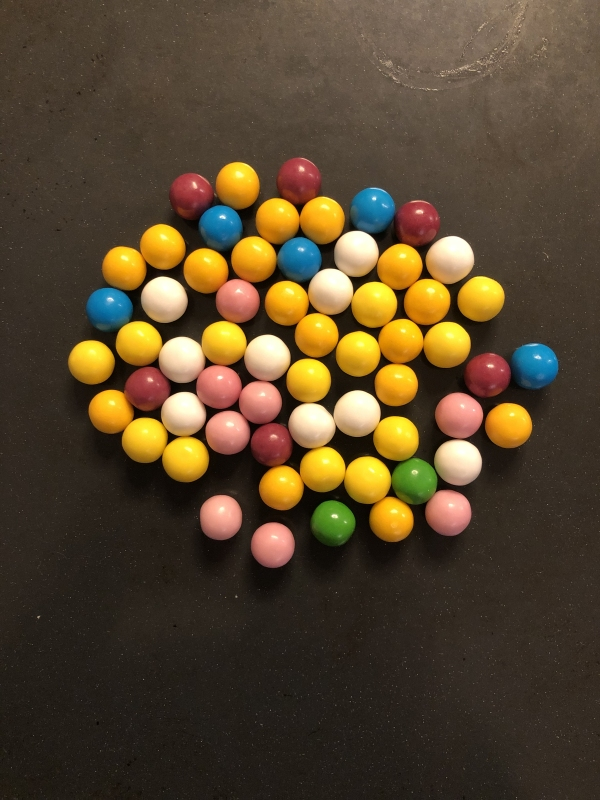
#> input picture images/chewing_gum_balls01.jpg, 600 x 800 px, found by its file name
$ python GDV_tutorial_10.py   (older library calls are emulated)
#> lines starting #> are read from the running program, lines starting #| are printed output that depends on the picture
''' This code is based on the stackoverflow answer from Fred Weinhaus: https://stackoverflow.com/a/59995542  '''
import cv2
import numpy as np

# global helper variables
window_width = 640
window_height = 480

def getFrequencies(image):
    """ Compute spectral image with a DFT
    """
    # convert image to floats and do dft saving as complex output
    dft = cv2.dft(np.float32(image), flags = cv2.DFT_COMPLEX_OUTPUT)

    # apply shift of origin from upper left corner to center of image
    dft_shift = np.fft.fftshift(dft)

    # extract magnitude and phase images
    mag, phase = cv2.cartToPolar(dft_shift[:,:,0], dft_shift[:,:,1])

    # get spectrum for viewing only
    spec = ((1/20) * np.log(mag))

    # Return the resulting image (as well as the magnitude and phase for the inverse)
    return spec, mag, phase

def createFromSpectrum(mag,phase):
    # convert magnitude and phase into cartesian real and imaginary components
    real, imag = cv2.polarToCart(mag, phase)

    # combine cartesian components into one complex image
    back = cv2.merge([real, imag])

    # shift origin from center to upper left corner
    back_ishift = np.fft.ifftshift(back)

    # do idft saving as complex output
    img_back = cv2.idft(back_ishift)

    # combine complex components into original image again
    img_back = cv2.magnitude(img_back[:,:,0], img_back[:,:,1])

    # re-normalize to 8-bits
    min, max = np.amin(img_back, (0,1)), np.amax(img_back, (0,1))
    print(min,max)
    img_back = cv2.normalize(img_back, None, alpha=0, beta=255, norm_type=cv2.NORM_MINMAX, dtype=cv2.CV_8U)
    return img_back

def main():
    """ Load an image, compute frequency domain image from it and display both or vice versa """
    image_name = 'images\chewing_gum_balls01.jpg'

    # Load the image.
    image = cv2.imread(image_name,cv2.IMREAD_GRAYSCALE)
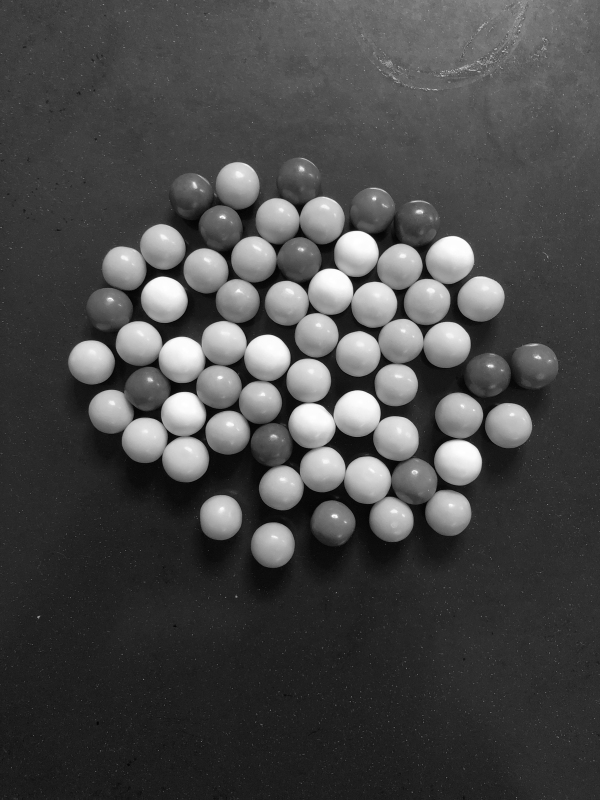
#> image: shape (800, 600); min 3, max 255, mean 71.8
    image = cv2.resize(image, (window_width,window_height))
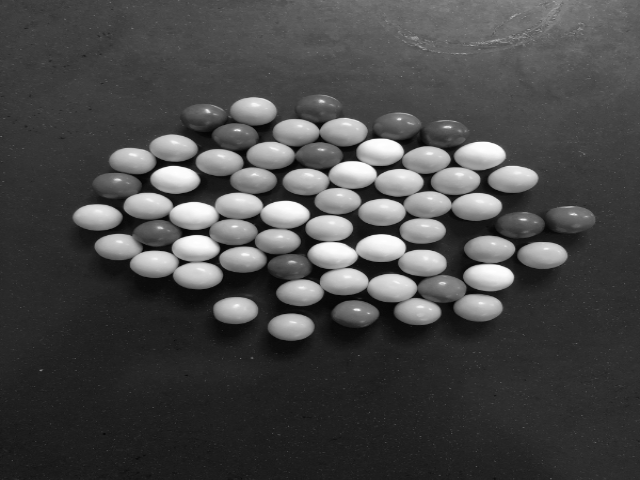
#> image: shape (480, 640); min 4, max 255, mean 71.7

    # show the original image
    title_original = 'Original image'
    cv2.namedWindow(title_original, cv2.WINDOW_NORMAL) # Note that window parameters have no effect on MacOS
    cv2.resizeWindow(title_original,window_width,window_height)
    cv2.imshow(title_original,image)

    result,mag,phase = getFrequencies(image)
#> in getFrequencies, `mag, phase = cv2.cartToPolar(dft_shift[:,:,0], dft_shift[:,:,1])`:
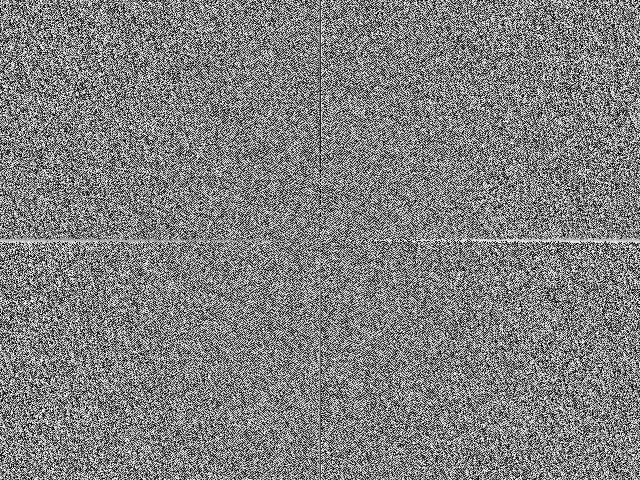
#> phase: shape (480, 640) float32; min 1.27e-06, max 6.28, mean 3.16; drawn with min black and max white
#> in getFrequencies, `spec = ((1/20) * np.log(mag))`:
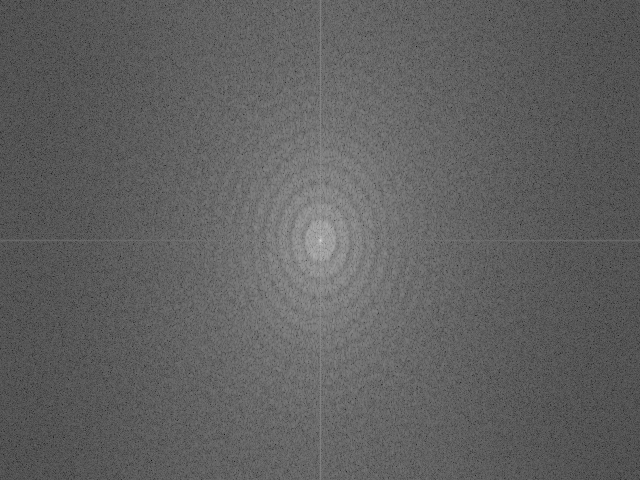
#> spec: shape (480, 640) float32; min 0.0322, max 0.845, mean 0.379

    # show the resulting image
    title_result = 'Frequencies image'
    cv2.namedWindow(title_result, cv2.WINDOW_NORMAL) # Note that window parameters have no effect on MacOS
    cv2.resizeWindow(title_result,window_width,window_height)
    cv2.imshow(title_result,result)

    back = createFromSpectrum(mag,phase)
#> in createFromSpectrum, `min, max = np.amin(img_back, (0,1)), np.amax(img_back, (0,1))`: min = 1228587.5; max = 78338048
#| 1228587.5 78338050.0

    # and compute image back from frequencies
    title_back = 'Reconstructed image'
    cv2.namedWindow(title_back, cv2.WINDOW_NORMAL) # Note that window parameters have no effect on MacOS
    cv2.resizeWindow(title_back,window_width,window_height)
    cv2.imshow(title_back,back)

    key = cv2.waitKey(0)
#> (key Esc is pressed here)
    cv2.destroyAllWindows()

if (__name__ == '__main__'):
    main()

$ run again, with images/chewing_gum_balls02.jpg copied over images/chewing_gum_balls01.jpg
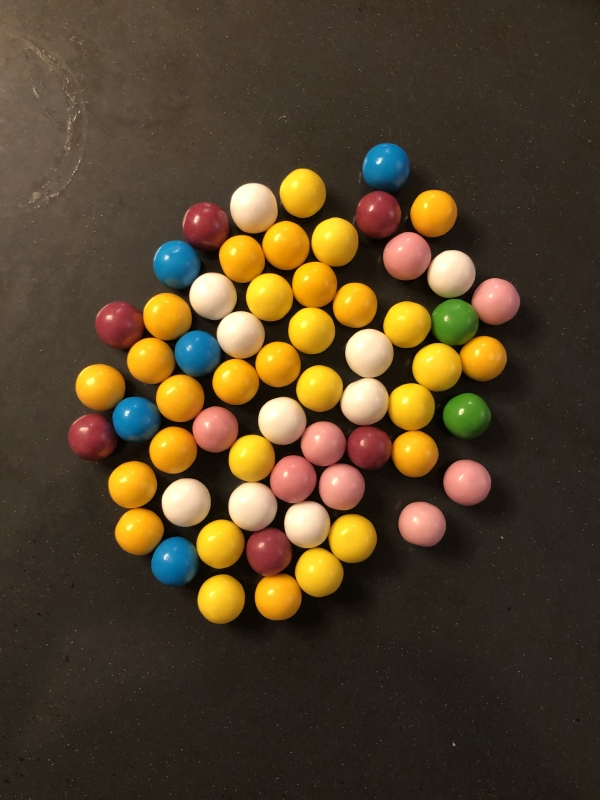
#> input picture images/chewing_gum_balls02.jpg, 600 x 800 px, found by its file name
#> in main, `image = cv2.resize(image, (window_width,window_height))`:
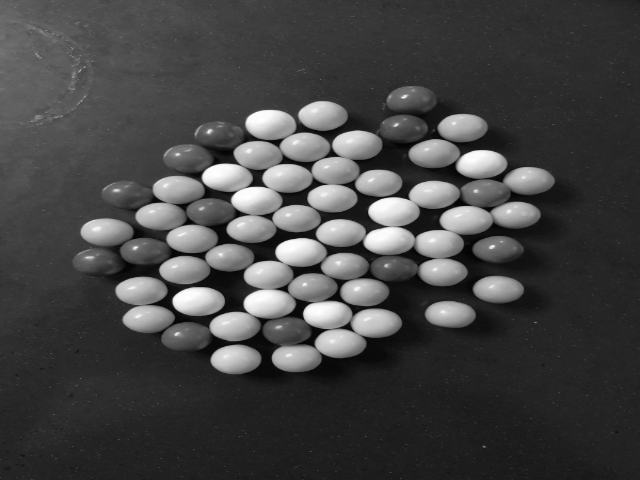
#> image: shape (480, 640); min 3, max 255, mean 68.5
#> in getFrequencies, `mag, phase = cv2.cartToPolar(dft_shift[:,:,0], dft_shift[:,:,1])`:
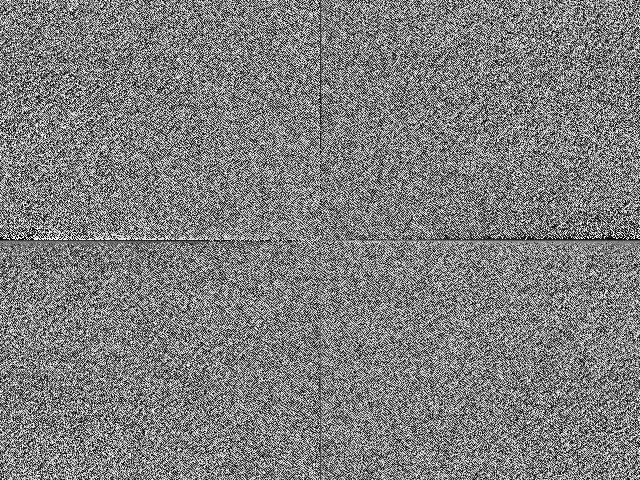
#> phase: shape (480, 640) float32; min 3.97e-06, max 6.28, mean 3.12; drawn with min black and max white
#> min = 920745; max = 78337792
#| 920745.0 78337790.0

$ run again, with images/chewing_gum_balls03.jpg copied over images/chewing_gum_balls01.jpg
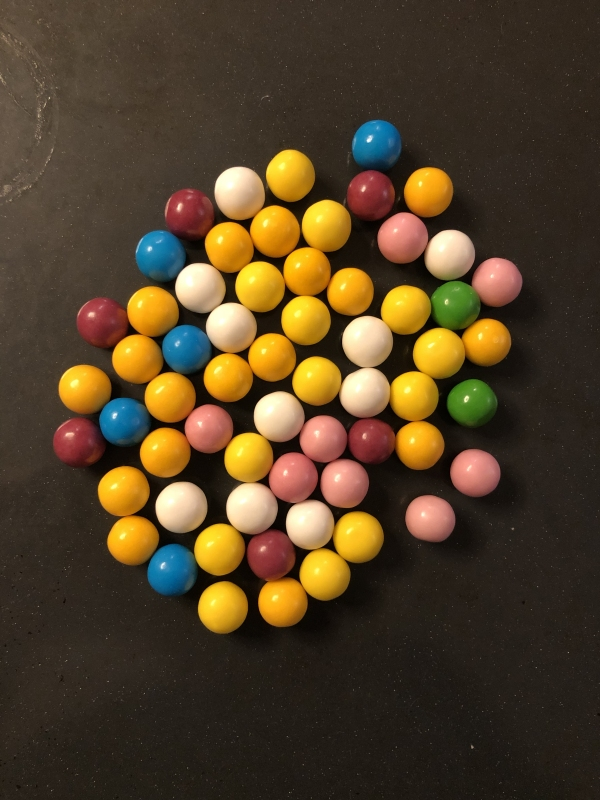
#> input picture images/chewing_gum_balls03.jpg, 600 x 800 px, found by its file name
#> in main, `image = cv2.resize(image, (window_width,window_height))`:
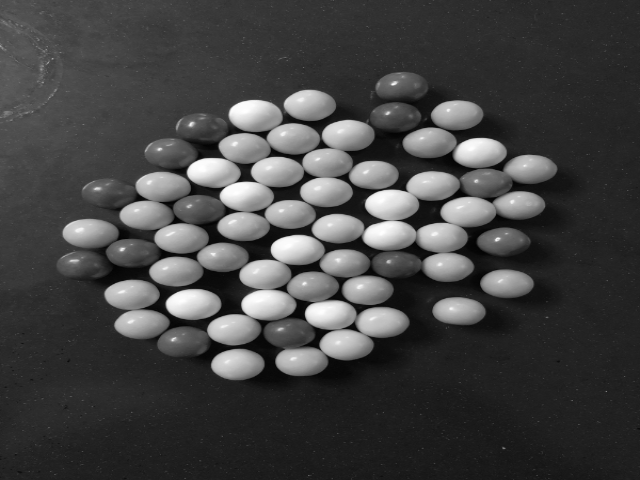
#> image: shape (480, 640); min 2, max 255, mean 66.8
#> in getFrequencies, `mag, phase = cv2.cartToPolar(dft_shift[:,:,0], dft_shift[:,:,1])`:
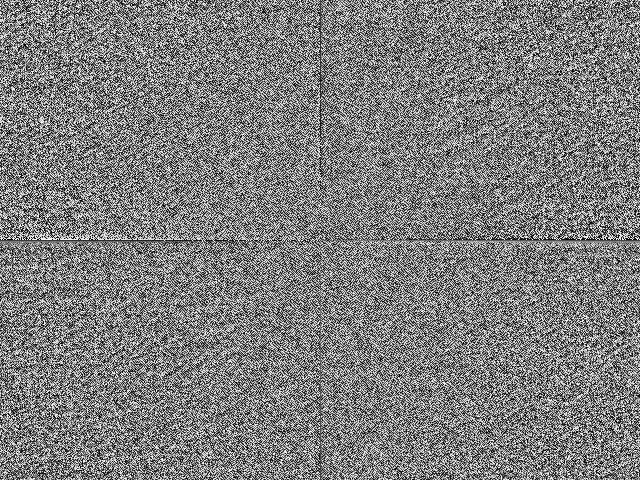
#> phase: shape (480, 640) float32; min 7.98e-07, max 6.28, mean 3.12; drawn with min black and max white
#> min = 613556; max = 78336888
#| 613556.0 78336890.0

$ run again, with images/chewing_gum_balls04.jpg copied over images/chewing_gum_balls01.jpg
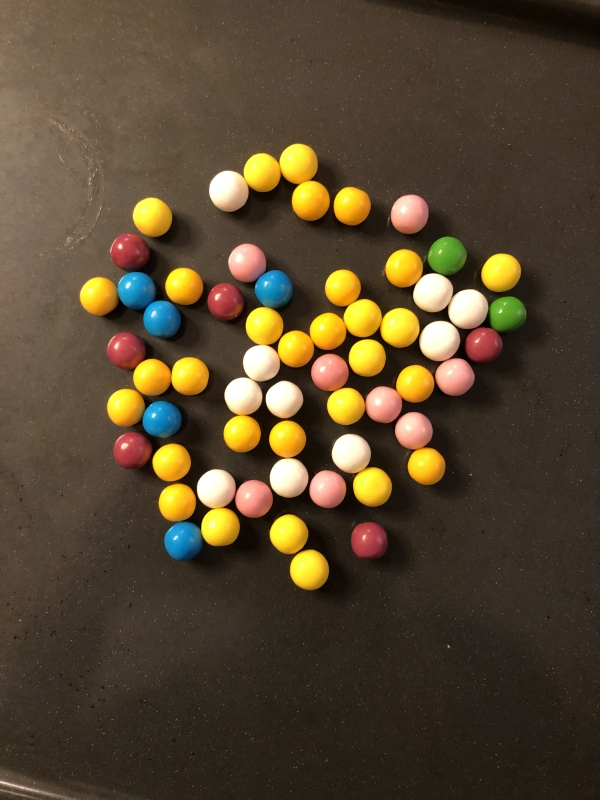
#> input picture images/chewing_gum_balls04.jpg, 600 x 800 px, found by its file name
#> in main, `image = cv2.resize(image, (window_width,window_height))`:
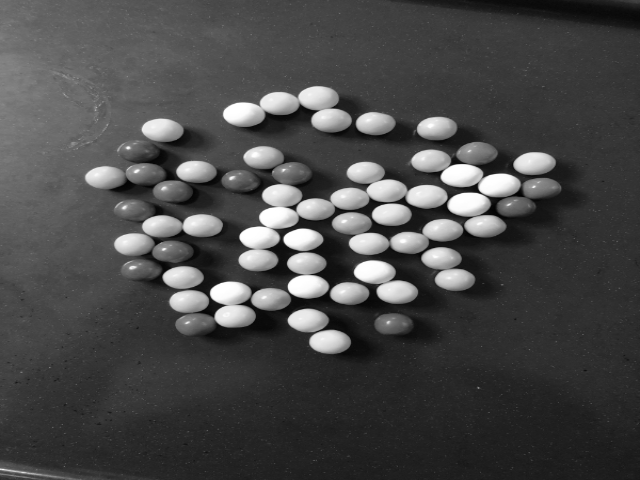
#> image: shape (480, 640); min 2, max 255, mean 72.3
#> in getFrequencies, `mag, phase = cv2.cartToPolar(dft_shift[:,:,0], dft_shift[:,:,1])`:
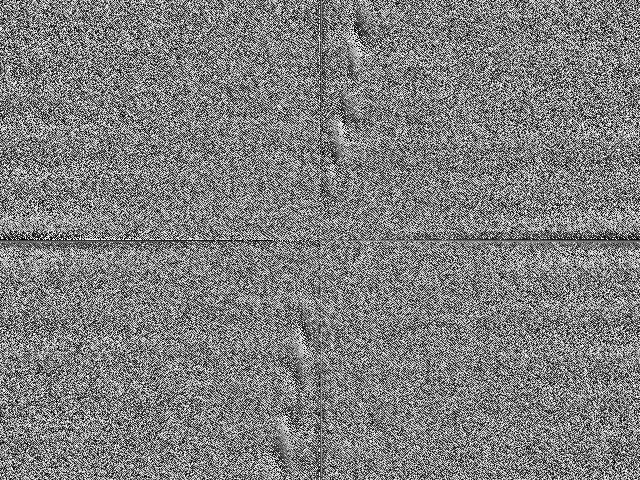
#> phase: shape (480, 640) float32; min 1.3e-05, max 6.28, mean 3.14; drawn with min black and max white
#> min = 612628.5; max = 78338784
#| 612628.5 78338780.0
